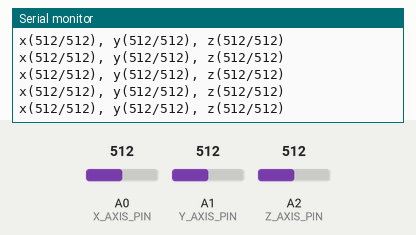
Simulated run of this sketch. Board: Arduino Uno, built with avr-gcc and run on an emulated ATmega328P. Shown: the last lines printed to the serial monitor. The inputs (shaded band) are chosen by the test bench; at power-on: A0 (X_AXIS_PIN) = 512, A1 (Y_AXIS_PIN) = 512, A2 (Z_AXIS_PIN) = 512.

Above: at 1.2 s.
1.3 s: A0 (X_AXIS_PIN) set to 981
At 2.3 s:
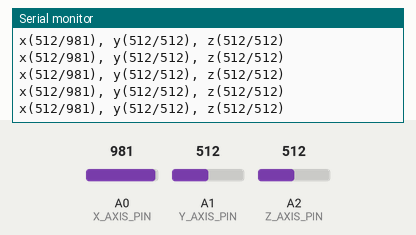
4.3 s: A0 (X_AXIS_PIN) set to 1010
At 5.2 s:
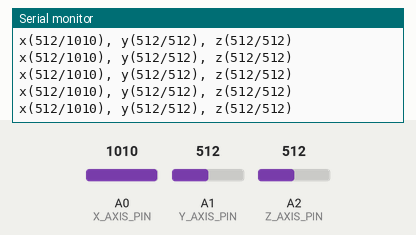
5.8 s: A1 (Y_AXIS_PIN) set to 107
At 6.7 s:
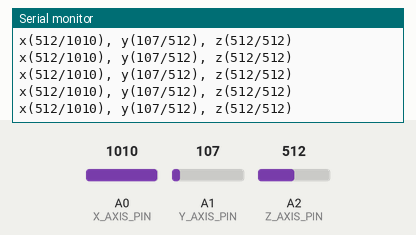
7.3 s: A1 (Y_AXIS_PIN) set to 95
At 8.0 s:
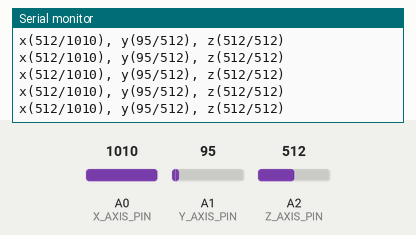
8.8 s: A2 (Z_AXIS_PIN) set to 110
At 9.6 s:
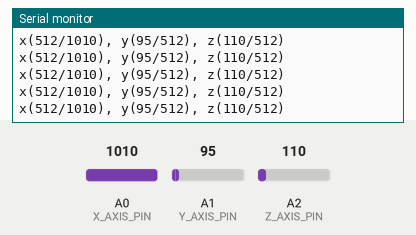
10.3 s: A2 (Z_AXIS_PIN) set to 94
At 11.0 s:
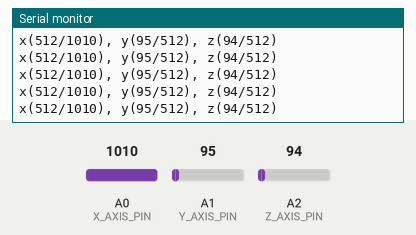
Timing chart, 0 to 13.3 s (numbered marks = the images above; inputs shaded):
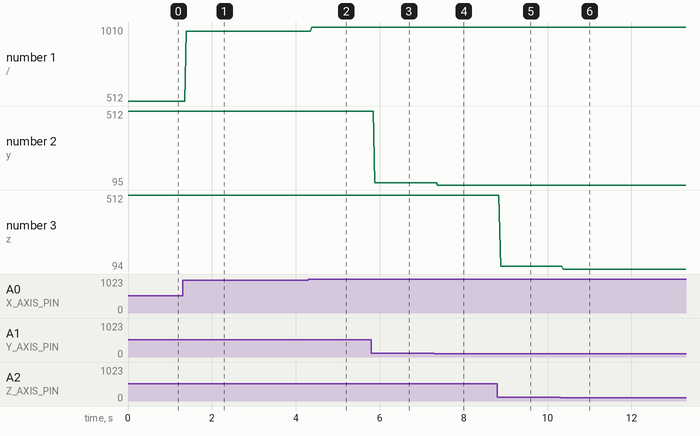

Measured:
- after the input at 1.3 s, the serial monitor: prints a new line after 0.09 s (image 1)
- after the input at 4.3 s, the serial monitor: prints a new line after 0.08 s (image 2)
- after the input at 5.8 s, the serial monitor: prints a new line after 0.08 s (image 3)
- after the input at 7.3 s, the serial monitor: prints a new line after 0.08 s (image 4)
- after the input at 8.8 s, the serial monitor: prints a new line after 0.08 s (image 5)
- after the input at 10.3 s, the serial monitor: prints a new line after 0.08 s (image 6)
- plotted number 1: 512 → 981 after the input at 1.3 s, 981 → 1010 after the input at 4.3 s
- plotted number 2: 512 → 107 after the input at 5.8 s, 107 → 95 after the input at 7.3 s

The sketch:

final_calibration_FINAL.ino
```cpp
const unsigned int X_AXIS_PIN = A0;

const unsigned int Y_AXIS_PIN = A1;

const unsigned int Z_AXIS_PIN = A2;

const unsigned int BAUD_RATE = 9600;

int min_x, min_y, min_z;

int max_x, max_y, max_z;

void setup() {

Serial.begin(BAUD_RATE);

min_x = min_y = min_z = 1000;

max_x = max_y = max_z = -1000;

}

void loop() {

const int x = analogRead(X_AXIS_PIN);

const int y = analogRead(Y_AXIS_PIN);

const int z = analogRead(Z_AXIS_PIN);

min_x = min(x, min_x); max_x = max(x, max_x);

min_y = min(y, min_y); max_y = max(y, max_y);

min_z = min(z, min_z); max_z = max(z, max_z);

Serial.print("x(");

Serial.print(min_x);

Serial.print("/");

Serial.print(max_x);

Serial.print("), y(");

Serial.print(min_y);

Serial.print("/");

Serial.print(max_y);

Serial.print("), z(");

Serial.print(min_z);

Serial.print("/");

Serial.print(max_z);

Serial.println(")");

}
```
